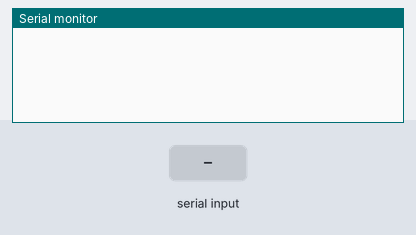
A sketch run on a simulated Arduino Uno, built with avr-gcc and run on an emulated ATmega328P. Parts: the last lines printed to the serial monitor. Inputs (shaded band) come from the test bench.

Above: at 1.2 s.
1.3 s: "1\n" received over Serial
At 2.5 s:
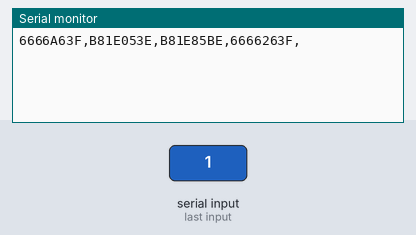
2.8 s: "0\n" received over Serial
At 3.9 s:
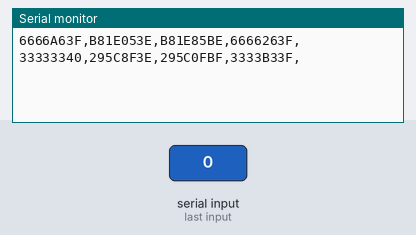
4.3 s: "2\n" received over Serial
At 5.1 s:
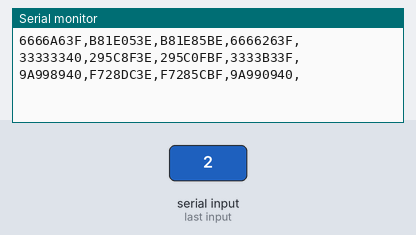
5.8 s: "1\n" received over Serial
At 6.2 s:
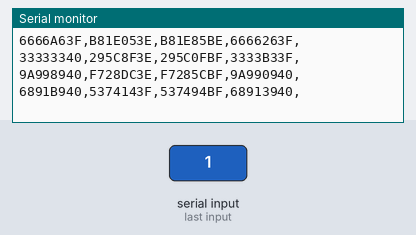
7.3 s: "0\n" received over Serial
At 8.5 s:
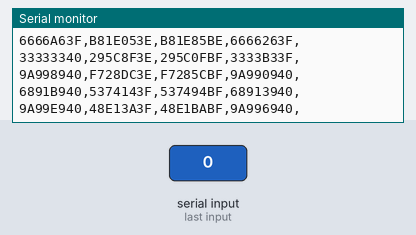
8.8 s: "2\n" received over Serial
At 9.7 s:
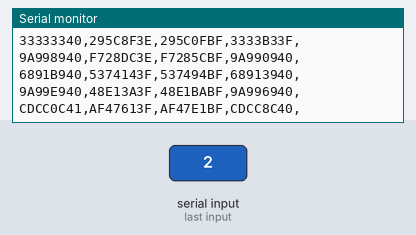

The sketch:

Telemetry_Wired.ino
```cpp
void serialFloatPrint(float f) {
  byte * b = (byte *) &f;
  for(int i=0; i<4; i++) {

    byte b1 = (b[i] >> 4) & 0x0f;
    byte b2 = (b[i] & 0x0f);

    char c1 = (b1 < 10) ? ('0' + b1) : 'A' + b1 - 10;
    char c2 = (b2 < 10) ? ('0' + b2) : 'A' + b2 - 10;

    Serial.print(c1); //does this output a command between prints?
    Serial.print(c2); //otherwise line 75 on .pde won't work because their aren't any commas (Look up like 10 lines of code)
  }
}

void serialPrintFloatArr(float * arr, int length) {
  for(int i=0; i<length; i++) {
    serialFloatPrint(arr[i]);
    Serial.print(","); //The commas are here dude.
  }
}

int numVars = 4;
String receive_message;
float serialoutarray[4];
float time_now;
float last_read = 0;
float deltaTime;
#define SEND_PERIOD 0.5

void setup()
{
  // start serial port at 9600 bps:
  Serial.begin(9600);
}

void loop()
{
  //Only read if you've got adequate data
  //No need to perform a serialEvent because we don't need multiple processes here. We
  //literally just need to perform some calculations on the Arduino and send it back.

  time_now = millis()/1000.0;
  deltaTime = time_now - last_read;

  if (Serial.available() and deltaTime > SEND_PERIOD) {
    receive_message = Serial.readStringUntil('\n');
    last_read = time_now;
    float phi = 0.1*time_now;
    float theta = -0.2*time_now;
    float psi = 0.5*time_now;
    serialoutarray[0] = time_now;
    serialoutarray[1] = phi;
    serialoutarray[2] = theta;
    serialoutarray[3] = psi;
    serialPrintFloatArr(serialoutarray,numVars);
    Serial.println("\r\n");
    Serial.flush(); //wait for outgoing data to go out
  }
}
```

Measured:
- after the input at 1.3 s, the serial monitor: prints a new line at once (image 1)
- after the input at 2.8 s, the serial monitor: prints a new line at once (image 2)
- after the input at 4.3 s, the serial monitor: prints a new line at once (image 3)
- after the input at 5.8 s, the serial monitor: prints a new line at once (image 4)
- after the input at 7.3 s, the serial monitor: prints a new line at once (image 5)
- after the input at 8.8 s, the serial monitor: prints a new line at once (image 6)
